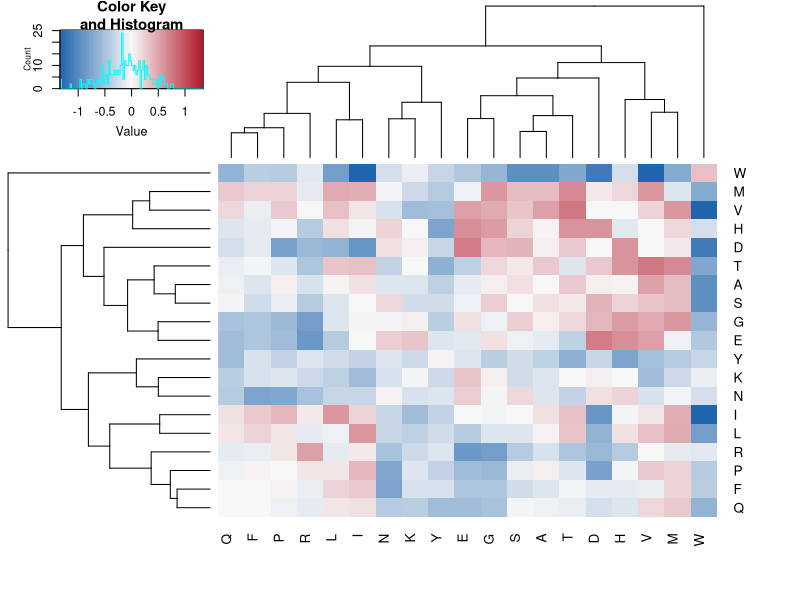
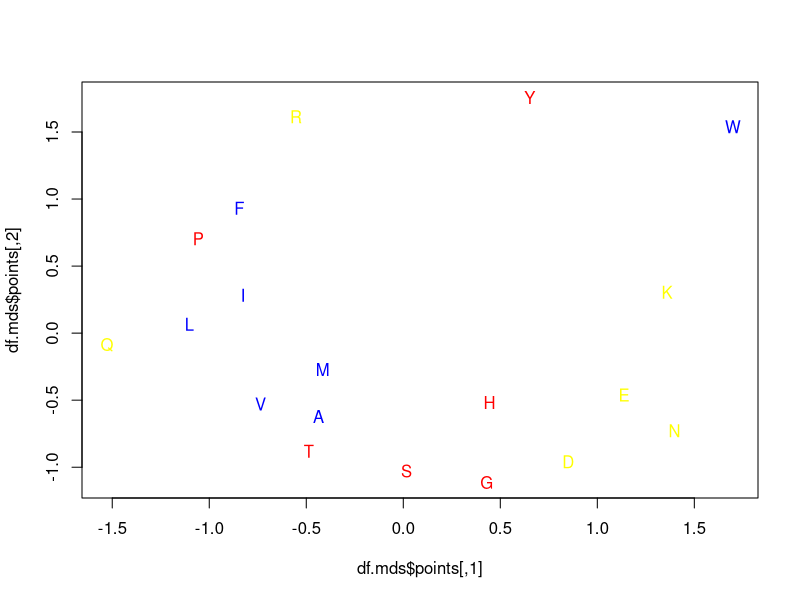

Reproduce these figures in R, in order.
## ---- chunk 1
knitr::opts_chunk$set(echo = TRUE)
## ---- chunk 2
library(reshape2)
library(gplots)
library(plyr)
library(MASS)

df <- read.csv("msubstitution_matrix_3_0_0_3_all.csv", stringsAsFactors = F)
df <- melt(df)
df$type <- "outer"

df.1 <- read.csv("substitution_matrix_3_0_0_3_all.csv", stringsAsFactors = F)
df.1 <- melt(df.1)
df.1$type <- "inner"

df <- rbind(df, df.1)

colnames(df) <- c("from", "to", "count", "type")

df <- subset(df, from != "C" & to != "C")
## ---- chunk 3
df$count <- df$count + 1

# Pii
df <- ddply(df, .(from, type), transform,
            P = count / sum(count))

# Pij
df <- ddply(df, .(from, type), transform,
            P = ifelse(from == to, P, 
                       (1 - P[which(from == to)]) * count / sum(count[which(from != to)])))

df.inv <- data.frame(from = df$to, to = df$from, type = df$type, count = df$count, P = df$P)
df <- merge(df, df.inv, by = c("from", "to", "type", "count"))
df$P <- mapply(function(x, y) min(x, y), df$P.x, df$P.y)

df.1 <- ddply(df, .(from, to), summarize, Q = log10(P[which(type=="inner")] / P[which(type=="outer")]))

df.m <- dcast(df.1, from ~ to)
rownames(df.m) <- df.m$from
df.m$from <- NULL
df.m <- data.matrix(df.m)

df.m <- df.m[order(rownames(df.m)), order(colnames(df.m))]

heatmap.2(df.m, scale="none", symm = T, trace = "none",
          #hclustfun = function(x) hclust(dist(x), method = "ward"),
          col=colorpanel(100, "#2166ac", "#f7f7f7", "#b2182b"))
## ---- chunk 4
# hydrophobic, neutral, hydrophilic
colors <- c(rep("blue", 8), rep("red", 6), rep("yellow", 6))
names(colors) <- strsplit("I V L F C M A W G T S Y P H N D Q E K R", " ")[[1]]

df.mds <- isoMDS(as.dist(-df.m + 2), k = 2)
plot(df.mds$points, type = "n")
text(df.mds$points, labels = rownames(df.m), col = colors[rownames(df.m)])
